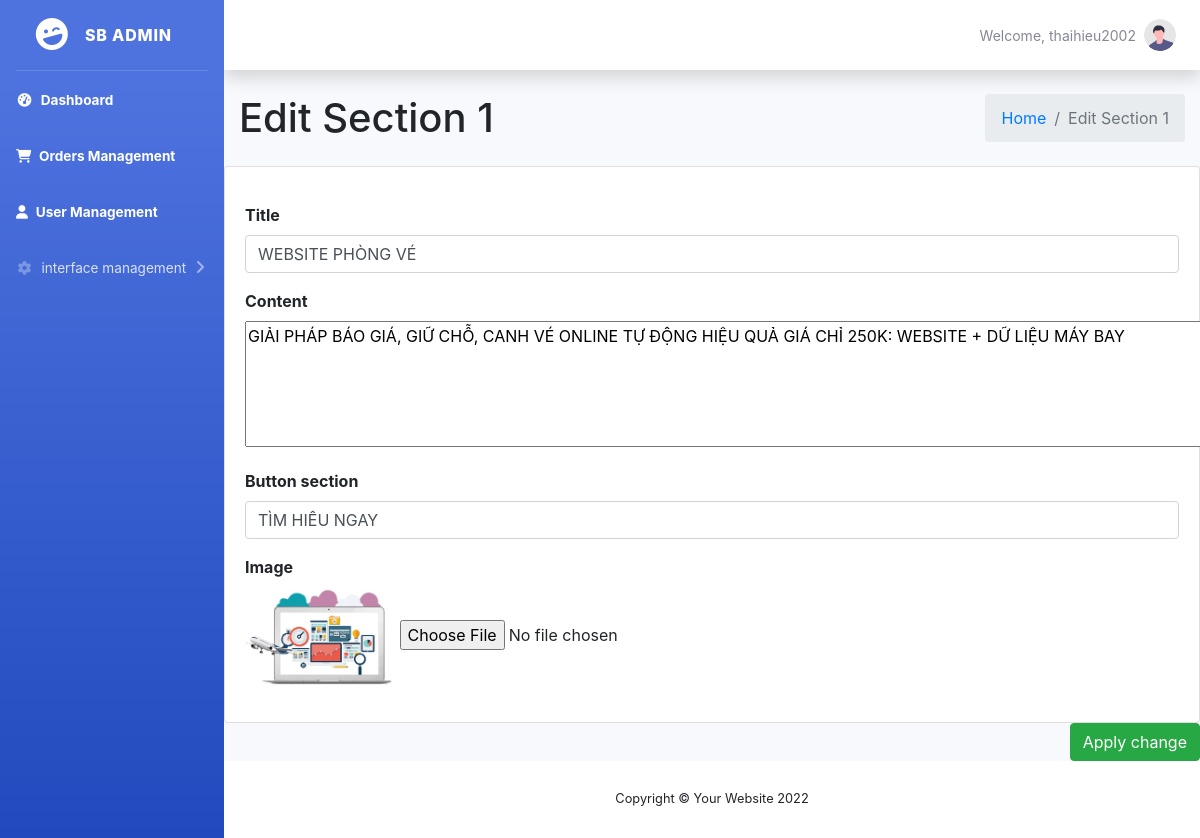
Screenshot of /views/editSection1.php?id=1 (signed in) with the database file from the repository.
### tables this page shows
CREATE TABLE IF NOT EXISTS `section_1` (
  `id` int(11) NOT NULL AUTO_INCREMENT,
  `title` varchar(500) NOT NULL,
  `des` varchar(500) NOT NULL,
  `btn_sec` varchar(500) NOT NULL,
  `image` varchar(500) NOT NULL,
  `move` varchar(200) NOT NULL,
  PRIMARY KEY (`id`)
);

### models/db.php (called while the page is built)
<?php
class Db
{
	public static $connection;
    public function __construct()
    {
    if (!self::$connection) {
    self::$connection = new mysqli(DB_HOST, DB_USER, DB_PASSWORD, DB_NAME,PORT);
    self::$connection->set_charset(DB_CHARSET);
    }
    return self::$connection;
    }
}

### models/section1.php (called while the page is built, shortened)
<?php
class Section1 extends Db
{
    public function getSS1ById($id)
    {
        $sql = self::$connection->prepare("SELECT * FROM `section_1` WHERE id = " . $id);
        $sql->execute();
        $item = $sql->get_result()->fetch_all(MYSQLI_ASSOC);
        return $item;
    }
}

### views/editSection1.php (the view, shortened to what this page needs)
<?php
    include "header.php";
?>
<body class="hold-transition sidebar-mini">
    <div class="wrapper">
        <div class="content-wrapper">
            <section class="content-header">
                <div class="container-fluid">
                    <div class="row mb-2">
                        <div class="col-sm-6">
                            <h1>Edit Section 1</h1>
                        </div>
                        <div class="col-sm-6">
                            <ol class="breadcrumb float-sm-right">
                                <li class="breadcrumb-item"><a href="index.php">Home</a></li>
                                <li class="breadcrumb-item active">Edit Section 1</li>
                            </ol>
                        </div>
                    </div>
                </div>
            </section>
            <section class="content">
                <form action="../controllers/section1/editSS1.php" method="post" enctype="multipart/form-data">
                    <div class="row">
                        <div class="col-md-12">
                        <?php $getSS1ById = $section1->getSS1ById($_GET['id']);
                            foreach ($getSS1ById as $values) : ?>
                            <div class="card card-primary">
                                <div class="card-body">
                                    <div class="form-group">
                                        <label for="inputName"><b>Title</b></label>
                                        <input value="<?php echo $values['title'] ?>" type="text" id="inputName" class="form-control" name="title">
                                    </div>
                                    <div class="form-group">
                                        <label for="inputName"><b>Content</b></label>
                                        <textarea name="content" id="summernote" cols="160" rows="5"><?php echo $values['des'] ?></textarea>
                                    </div>
                                    <div class="form-group">
                                        <label for="inputName"><b>Button section</b></label>
                                        <input value="<?php echo $values['btn_sec'] ?>" type="text" id="inputName" class="form-control" name="btn_sec">
                                    </div>
                                    <div class="form-group">
                                        <label for="inputName"><b>Image</b></label>
                                        <br>
                                        <img style="width:150px;" src="../public/image/<?php echo $values['image'] ?>" alt="">
                                        <input type="file" name="image1" id="fileToUpload">
                                    </div>
                                </div>
                            </div>
                            <?php endforeach; ?>
                        </div>
                    </div>
                    <div class="row">
                        <div class="col-12">
                            <input type="submit" name="submit" value="Apply change" class="btn btn-success float-right">
                        </div>
                    </div>
                </form>
            </section>
        </div>
        <?php include "footer.php"; ?>

### rows the page displays
section_1: title "WEBSITE PHÒNG VÉ", content "GIẢI PHÁP BÁO GIÁ, GIỮ CHỖ, CANH VÉ ONLINE TỰ ĐỘNG HIỆU QUẢ GIÁ CHỈ 250K: WEBSITE + DỮ LIỆU MÁY BAY", btn_sec "TÌM HIỂU NGAY", image (picture)

### other values shown
$_SESSION['user'] "thaihieu2002"
